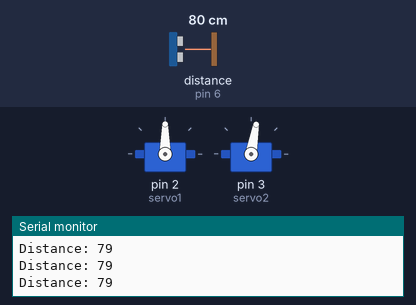
This sketch was run on a simulated Arduino Uno, built with avr-gcc and run on an emulated ATmega328P. On the bench: 2 × servo, the last lines printed to the serial monitor. Wiring (inferred from the names in the program): ultrasonic range finder: trigger pin 5; echo pin 6. The inputs (shaded band) are chosen by the test bench; at power-on: distance to the obstacle (sensor on pin 6) 80 cm. The echo pulse lasts 58.3 µs per cm.

Above: at 1.2 s.
1.3 s: distance to the obstacle (sensor on pin 6) set to 24 cm
2.8 s: distance to the obstacle (sensor on pin 6) set to 19 cm
At 4.0 s:
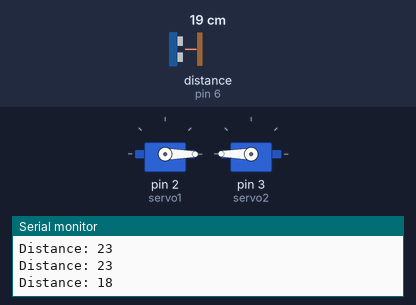
4.3 s: distance to the obstacle (sensor on pin 6) set to 35 cm
At 7.26 s:
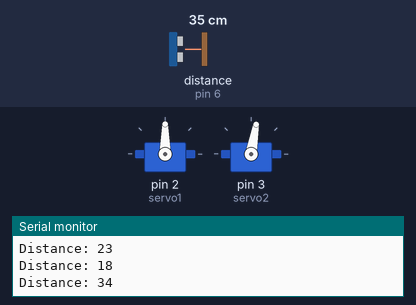
7.3 s: distance to the obstacle (sensor on pin 6) set to 2 cm
At 7.7 s:
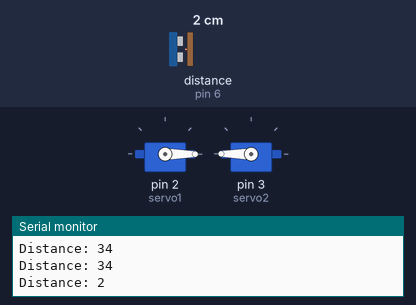
Timing chart, 0 to 9.9 s (numbered marks = the images above; inputs shaded):
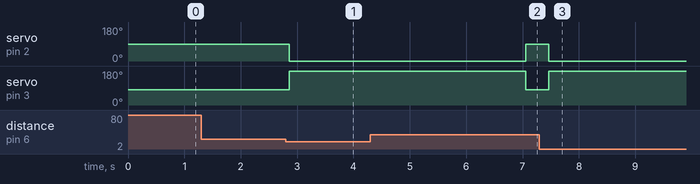

Measured:
- the behaviour switches between 22 and 21 cm on distance to the obstacle (sensor on pin 6) (found by bisection; images 0 and 1)
- after the input at 2.8 s, servo on pin 2 (servo1): 90° → 0° after 0.06 s; servo on pin 3 (servo2): 80° → 180° after 0.06 s
- after the input at 4.3 s, servo on pin 2 (servo1): 0° → 90° after 2.8 s; servo on pin 3 (servo2): 180° → 80° after 2.8 s
- after the input at 7.3 s, servo on pin 2 (servo1): 90° → 0° after 0.16 s; servo on pin 3 (servo2): 80° → 180° after 0.16 s

The sketch:

Smart_garage.ino
```cpp
#include <Servo.h>

// تعريف السيرفو
Servo servo1;
Servo servo2;

// Pins of ultrasonic
const int trigPin = 5;
const int echoPin = 6;

long duration;
int distance;

void setup() {
  servo1.attach(2);
  servo2.attach(3);

  pinMode(trigPin, OUTPUT);
  pinMode(echoPin, INPUT);

  servo1.write(90);   // start mode
  servo2.write(80);   // start mode
  Serial.begin(9600);
}

void loop() {

  // إرسال نبضة التريجر
  digitalWrite(trigPin, LOW);
  delayMicroseconds(2);
  digitalWrite(trigPin, HIGH);
  delayMicroseconds(10);
  digitalWrite(trigPin, LOW);

  // قراءة الإيكو
  duration = pulseIn(echoPin, HIGH);

  // حساب المسافة
  distance = duration * 0.034 / 2;

  Serial.print("Distance: ");
  Serial.println(distance);

  // الشرط: لو في جسم قريب
  if (distance <= 20) { // أقل من 20 سم
    servo1.write(0);   // لف
    servo2.write(180);
      delay(4000);

  } else {
    servo1.write(90);   // رجوع للوضع الطبيعي
    servo2.write(80);
  }

  delay(200);
}
```
